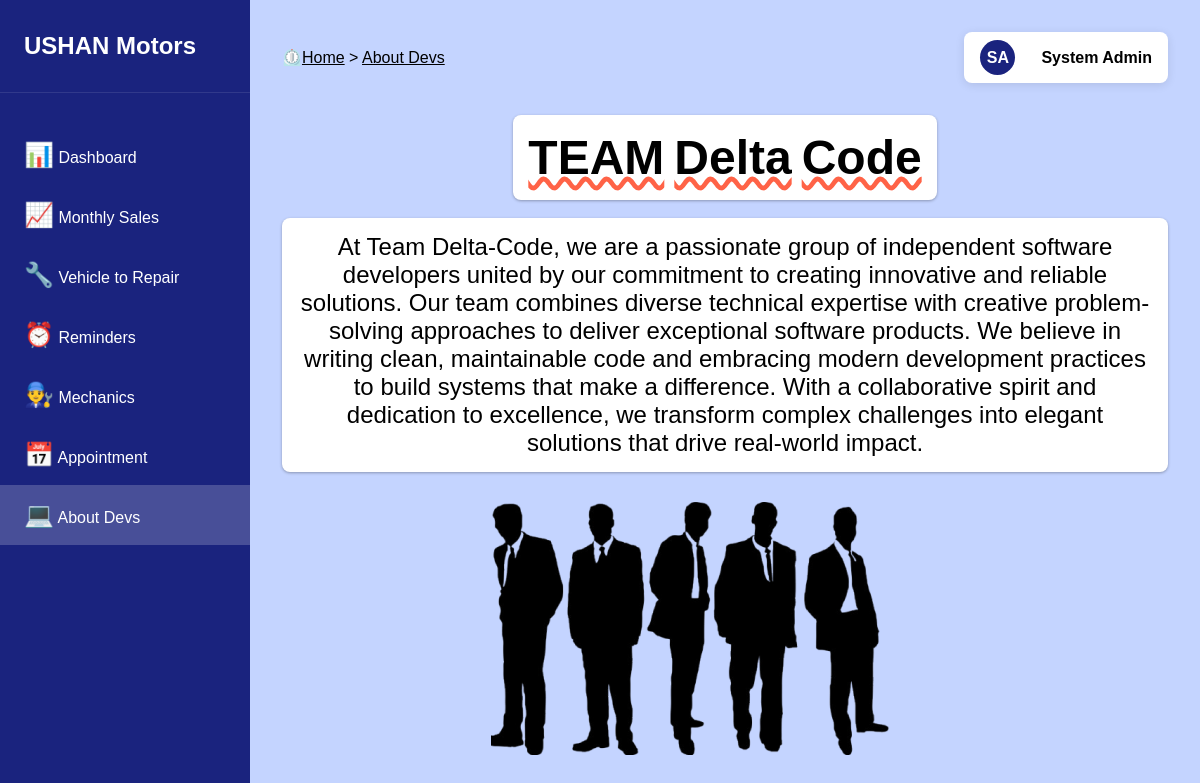
Page /Staff_Interface/aboutDevs.php (signed in) on the committed database.
### tables this page shows
CREATE TABLE `employees` (
  `id` bigint(20) NOT NULL,
  `employee_id` varchar(20) NOT NULL,
  `role_id` varchar(20) NOT NULL,
  `emp_first_name` varchar(50) NOT NULL,
  `emp_last_name` varchar(50) NOT NULL,
  `basic_salary` decimal(10,0) NOT NULL
);

### Staff_Interface/profile_icon.php (the view, shortened to what this page needs)
<?php
$empId = $_SESSION['employee_id'];
$firstName = "";
$lastName = "";
$roleId = "";
$stmt = $connect->prepare("SELECT `emp_first_name`, `emp_last_name`, `role_id` FROM employees WHERE `employee_id`='".$empId."' LIMIT 1;");
$stmt->execute();
$stmt->bind_result($firstName, $lastName, $roleId);
$results = [];
while ($stmt->fetch()) {
    $results[] = [
        'emp_first_name' => $firstName,
        'emp_last_name' => $lastName,
        'role_id' => $roleId
    ];
}
if (empty($results)) {
    $empId = "";
    $firstName = "";
    $lastName = "";
    $roleId = "";
} else {
    foreach ($results as $result) {
        $firstName = $result['emp_first_name'];
        $lastName = $result['emp_last_name'];
        echo "
        <div>
            <a href='#' class='user-profile' onclick='toggleDropdown(event)'>
                <div class='user-avatar' style='z-index:1000'>".$firstName[0].$lastName[0]."</div>
                <div class='user-name'>".$firstName." ".$lastName."</div>
            </a>
            <div class='dropdown-menu' id='dropdownMenu'>
                <a href='settings.php'>Settings</a>
                <a href='logout.php'>Logout</a>
            </div>
        </div>
        ";
    }
}
?>

### Staff_Interface/styles/mainStyle.css (style rules this page uses)
* { margin: 0; padding: 0; box-sizing: border-box; font-family: Arial, sans-serif; }
body { background-color: #c4d4ff; min-height: 100vh; display: flex; flex-direction: column; }
html,body { height: 100%; margin: 0; padding: 0; }
a { text-decoration: none; }
.user-profile { display: flex; align-items: center; gap: 1rem; padding: 0.5rem 1rem; background: #fff; border-radius: 8px; box-shadow: 0 2px 10px rgba(0,0,0,0.1); cursor: pointer; }
.user-avatar { width: 35px; height: 35px; background: #1a237e; border-radius: 50%; display: flex; align-items: center; justify-content: center; color: white; font-weight: bold; align-items: center; margin-right: 10px; }
.user-name { color: #000; font-weight: 700; }

### rows in the picture
employees: emp_first_name "S", emp_last_name "A", emp_first_name "System", emp_last_name "Admin"
